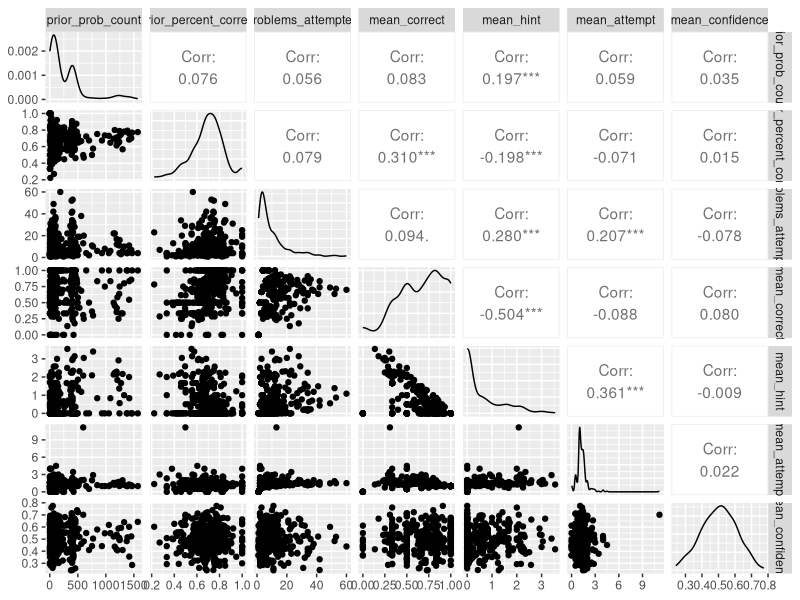
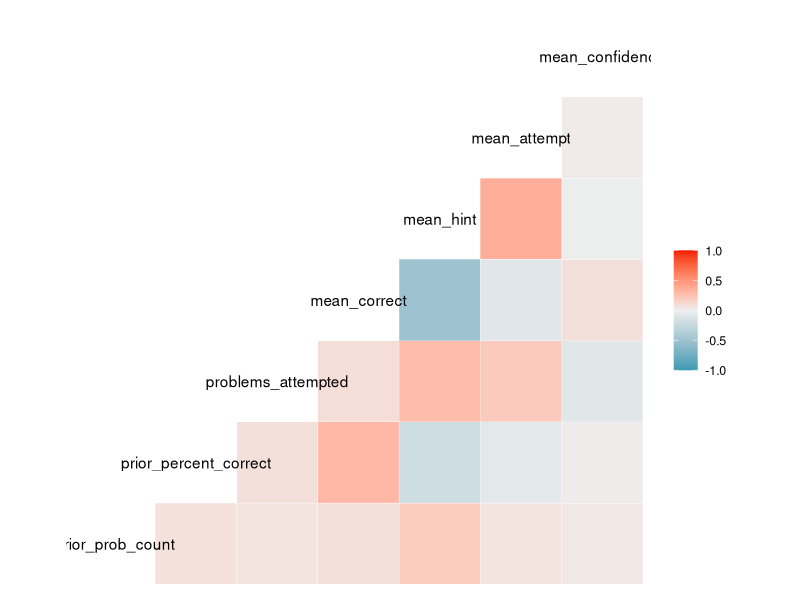
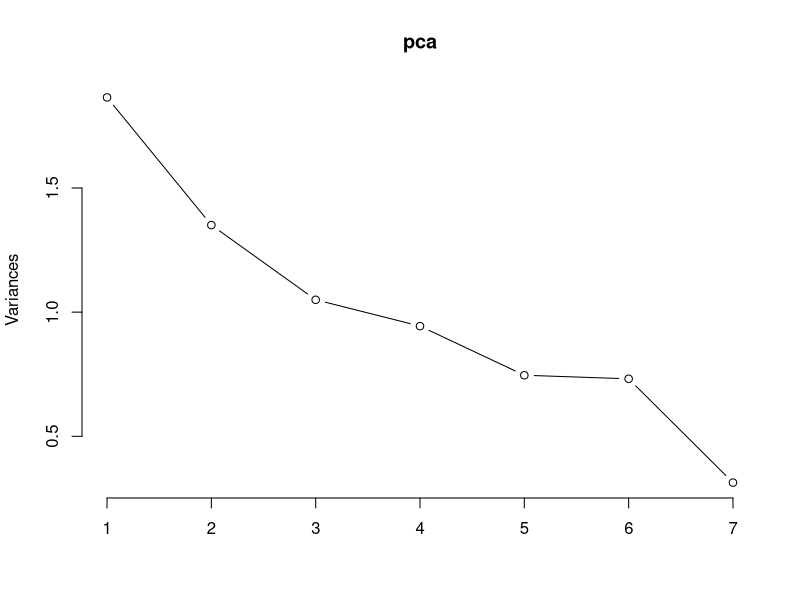
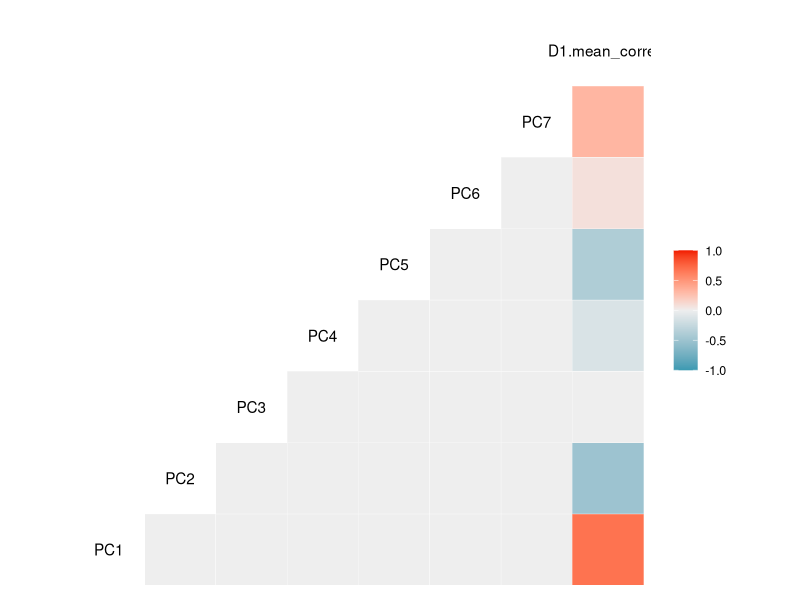
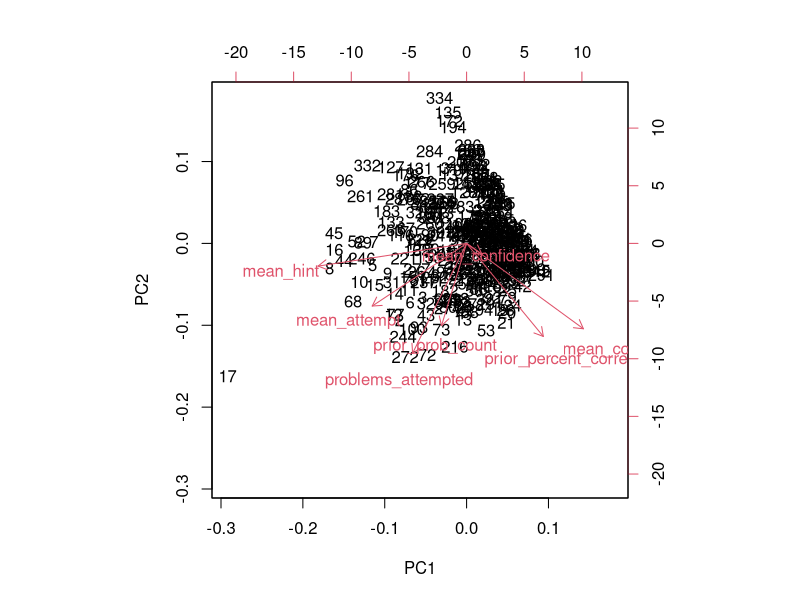

R code for these plots, in order:
## ---- chunk 1
D1 <- read.csv("Assistments-confidence.csv", header = TRUE)

  #We won't need the id variable, so remove that.


## ---- chunk 2
#You can install the corrplot package to plot some pretty correlation matrices (sometimes called correlograms)

library(ggplot2)
library(GGally)

ggpairs(D1, 2:8, progress = FALSE) #ggpairs() draws a correlation plot between all the columns you identify by number (second option) and progress = FALSE stops a progress bar appearing as it renders your plot

ggcorr(D1[,-1], method = c("everything", "pearson")) #ggcorr() doesn't have an explicit option to choose variables so we need to use matrix notation to drop the id variable. We then need to choose a "method" which determines how to treat missing values (here we choose to keep everything, and then which kind of correlation calculation to use, here we are using Pearson correlation, the other options are "kendall" or "spearman")

#Study your correlogram images and save them, you will need them later. Take note of what is strongly related to the outcome variable of interest, mean_correct. 
## ---- chunk 3
D2 <- D1[,-1]

#Then scale and center your data for easier interpretation
D2 <- scale(D2, center = TRUE)
## ---- chunk 4
pca <- prcomp(D2, scale = TRUE)
## ---- chunk 5
pca$sdev

#To convert this into variance accounted for we can square it, these numbers are proportional to the eigenvalue

pca$sdev^2

#A summary of our pca will give us the proportion of variance accounted for by each component

summary(pca)

#We can look at this to get an idea of which components we should keep and which we should drop

plot(pca, type = "lines")
## ---- chunk 6
#Now, create a data frame of the transformed data from your pca.

D3 <- as.data.frame(pca$x)

#Attach the variable "mean_correct" from your original data frame to D3.

D4 <- cbind(D3, as.data.frame(D1$mean_correct))

#Now re-run your correlation plots between the transformed data and mean_correct. If you had dropped some components would you have lost important infomation about mean_correct?

ggcorr(D4, method = c("everything", "pearson"))

## ---- chunk 7
pca$rotation

#Examine the eigenvectors, notice that they are a little difficult to interpret. It is much easier to make sense of them if we make them proportional within each component

loadings <- abs(pca$rotation) #abs() will make all eigenvectors positive

sweep(loadings, 2, colSums(loadings), "/") #sweep() computes each row as a proportion of the column. (There must be a way to do this with dplyr()?)

#Now examine your components and try to come up with substantive descriptions of what some might represent?

#You can generate a biplot to help you, though these can be a bit confusing. They plot the transformed data by the first two components. Therefore, the axes represent the direction of maximum variance. Then mapped onto this point cloud are the original directions of the variables, depicted as red arrows. It is supposed to provide a visualization of which variables "go together". Variables that possibly represent the same underlying construct point in the same direction.  

biplot(pca)

#Calculate values for each student that represent these your composite variables and then create a new correlogram showing their relationship to mean_correct.

## ---- chunk 8

